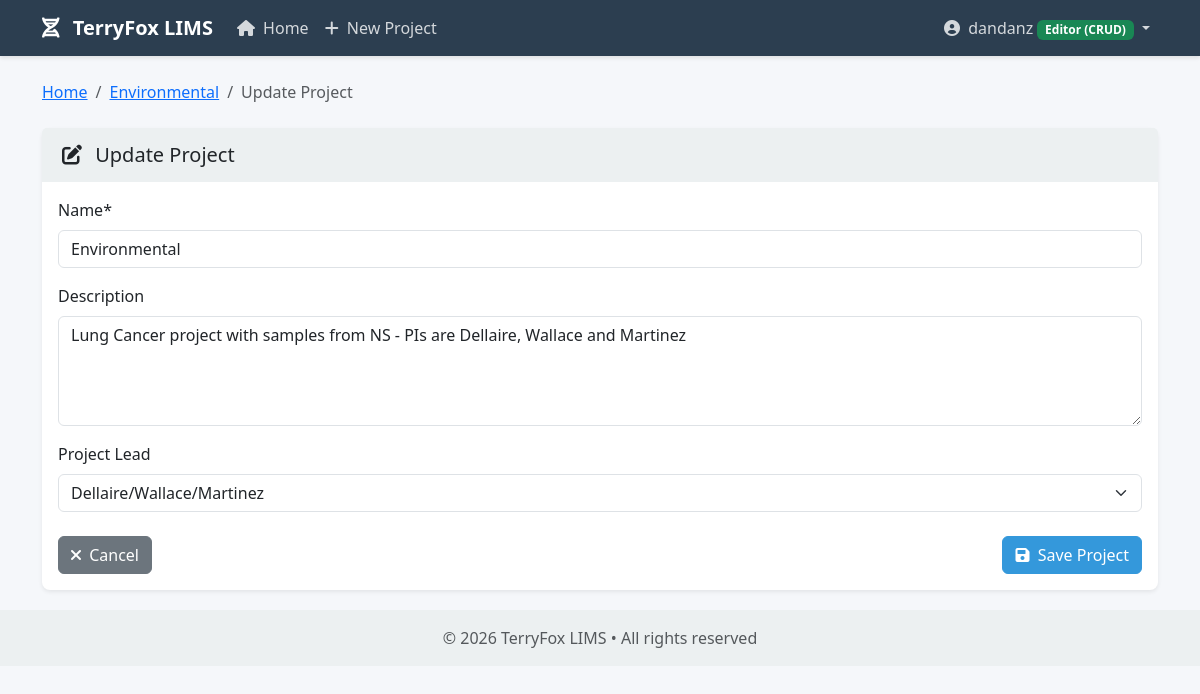
Page /projects/13/update/ (signed in) on the earlier database version.
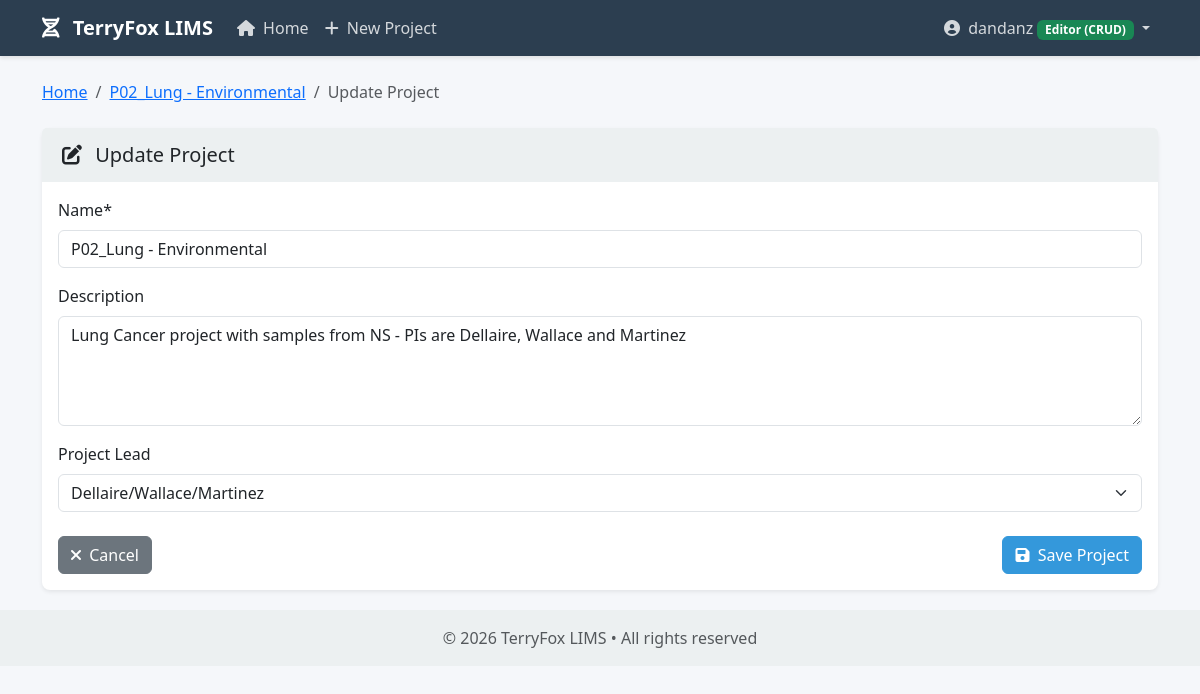
Same page on the later database version.
### core/models.py (models this page shows, shortened)
class Project(models.Model):
    name = models.CharField(max_length=255)
    description = models.TextField(blank=True)
    project_lead = models.ForeignKey(
        ProjectLead,
        on_delete=models.SET_NULL,
        null=True,
        blank=True,
        related_name='projects',
        verbose_name=_('Project Lead')
    )
    created_at = models.DateTimeField(auto_now_add=True)
    updated_at = models.DateTimeField(auto_now=True)
    created_by = models.ForeignKey(User, on_delete=models.CASCADE, related_name='created_projects')

### core/views.py (the view)
# urls.py: path('projects/<int:project_id>/update/', views.project_update, name='project_update'),
@login_required
@permission_required('core.change_project', raise_exception=True)
def project_update(request, project_id):
    project = get_object_or_404(Project, id=project_id)
    if request.method == 'POST':
        form = ProjectForm(request.POST, instance=project)
        if form.is_valid():
            form.save()
            messages.success(request, _('Project updated successfully!'))
            return redirect('project_detail', project_id=project.id)
    else:
        form = ProjectForm(instance=project)
    return render(request, 'core/project_form.html', {
        'form': form,
        'project': project,
        'title': _('Update Project')
    })

### core/forms.py
class ProjectForm(forms.ModelForm):
    class Meta:
        model = Project
        fields = ['name', 'description', 'project_lead']
        widgets = {
            'name': forms.TextInput(attrs={'class': 'form-control'}),
            'description': forms.Textarea(attrs={'class': 'form-control', 'rows': 4}),
            'project_lead': forms.Select(attrs={'class': 'form-select'}),
        }
    def __init__(self, *args, **kwargs):
        super().__init__(*args, **kwargs)
        self.fields['project_lead'].empty_label = _('-- Select a Project Lead --')

### core/models.py (called while the page is built)
    def __str__(self):
        return self.name

### templates/core/project_form.html (shortened to what this page needs)
{% extends 'base.html' %}
{% load crispy_forms_tags %}
{% block content %}
<nav aria-label="breadcrumb" class="mb-4">
    <ol class="breadcrumb">
        <li class="breadcrumb-item"><a href="{% url 'home' %}">Home</a></li>
        {% if project %}
        <li class="breadcrumb-item"><a href="{% url 'project_detail' project_id=project.id %}">{{ project.name }}</a></li>
        {% endif %}
        <li class="breadcrumb-item active">{{ title }}</li>
    </ol>
</nav>
<div class="card shadow-sm">
    <div class="card-header">
        <h5 class="mb-0">
            {% if project %}
            <i class="fas fa-edit me-2"></i>
            {% else %}
            <i class="fas fa-plus me-2"></i>
            {% endif %}
            {{ title }}
        </h5>
    </div>
    <div class="card-body">
        <form method="post">
            {% for field in form %}
                {% if field.name == 'name' or field.name == 'description' %}
                    {{ field|as_crispy_field }}
                {% endif %}
            {% endfor %}
            <div class="mb-3">
                <label class="form-label" for="id_project_lead">{{ form.project_lead.label }}</label>
                {{ form.project_lead }}
            </div>
            <div class="d-flex justify-content-between mt-4">
                <a href="{% if project %}{% url 'project_detail' project_id=project.id %}{% else %}{% url 'home' %}{% endif %}" class="btn btn-secondary">
                    <i class="fas fa-times me-1"></i> Cancel
                </a>
                <button type="submit" class="btn btn-primary">
                    <i class="fas fa-save me-1"></i> Save Project
                </button>
            </div>
        </form>
    </div>
</div>
{% endblock %}

Differences in the rows shown:
changed Project "Dellaire/Wallace/Martinez": name "Environmental" → "P02_Lung - Environmental"
